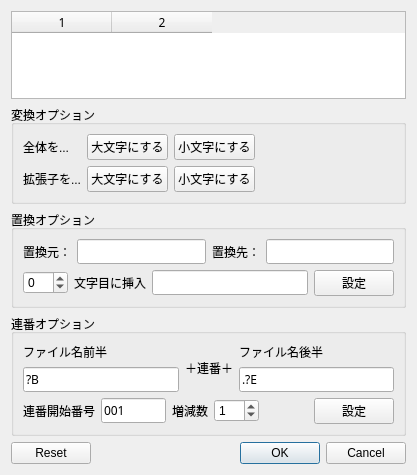
<?xml version="1.0" encoding="UTF-8"?>
<ui version="4.0">
 <class>RenameMultiDialog</class>
 <widget class="QDialog" name="RenameMultiDialog">
  <property name="geometry">
   <rect>
    <x>0</x>
    <y>0</y>
    <width>417</width>
    <height>475</height>
   </rect>
  </property>
  <property name="windowTitle">
   <string>ファイル名の一括変更</string>
  </property>
  <layout class="QVBoxLayout" name="verticalLayout_3">
   <item>
    <widget class="QTableWidget" name="tableWidget">
     <property name="font">
      <font>
       <family>ＭＳ ゴシック</family>
      </font>
     </property>
     <property name="showGrid">
      <bool>false</bool>
     </property>
     <property name="wordWrap">
      <bool>false</bool>
     </property>
     <property name="columnCount">
      <number>2</number>
     </property>
     <attribute name="horizontalHeaderHighlightSections">
      <bool>false</bool>
     </attribute>
     <attribute name="verticalHeaderVisible">
      <bool>false</bool>
     </attribute>
     <column/>
     <column/>
    </widget>
   </item>
   <item>
    <widget class="QGroupBox" name="groupBox">
     <property name="sizePolicy">
      <sizepolicy hsizetype="Preferred" vsizetype="Fixed">
       <horstretch>0</horstretch>
       <verstretch>0</verstretch>
      </sizepolicy>
     </property>
     <property name="title">
      <string>変換オプション</string>
     </property>
     <layout class="QFormLayout" name="formLayout_3">
      <item row="0" column="0">
       <layout class="QFormLayout" name="formLayout">
        <item row="0" column="0">
         <widget class="QLabel" name="label_3">
          <property name="text">
           <string>全体を...</string>
          </property>
         </widget>
        </item>
        <item row="0" column="1">
         <layout class="QHBoxLayout" name="horizontalLayout_3">
          <item>
           <widget class="QPushButton" name="btn_UpperAll">
            <property name="sizePolicy">
             <sizepolicy hsizetype="Fixed" vsizetype="Fixed">
              <horstretch>0</horstretch>
              <verstretch>0</verstretch>
             </sizepolicy>
            </property>
            <property name="text">
             <string>大文字にする</string>
            </property>
           </widget>
          </item>
          <item>
           <widget class="QPushButton" name="btn_LowerAll">
            <property name="sizePolicy">
             <sizepolicy hsizetype="Fixed" vsizetype="Fixed">
              <horstretch>0</horstretch>
              <verstretch>0</verstretch>
             </sizepolicy>
            </property>
            <property name="text">
             <string>小文字にする</string>
            </property>
           </widget>
          </item>
         </layout>
        </item>
        <item row="1" column="0">
         <widget class="QLabel" name="label_4">
          <property name="text">
           <string>拡張子を...</string>
          </property>
         </widget>
        </item>
        <item row="1" column="1">
         <layout class="QHBoxLayout" name="horizontalLayout_4">
          <item>
           <widget class="QPushButton" name="btn_UpperExt">
            <property name="sizePolicy">
             <sizepolicy hsizetype="Fixed" vsizetype="Fixed">
              <horstretch>0</horstretch>
              <verstretch>0</verstretch>
             </sizepolicy>
            </property>
            <property name="text">
             <string>大文字にする</string>
            </property>
           </widget>
          </item>
          <item>
           <widget class="QPushButton" name="btn_LowerExt">
            <property name="sizePolicy">
             <sizepolicy hsizetype="Fixed" vsizetype="Fixed">
              <horstretch>0</horstretch>
              <verstretch>0</verstretch>
             </sizepolicy>
            </property>
            <property name="text">
             <string>小文字にする</string>
            </property>
           </widget>
          </item>
         </layout>
        </item>
       </layout>
      </item>
     </layout>
    </widget>
   </item>
   <item>
    <widget class="QGroupBox" name="groupBox_2">
     <property name="sizePolicy">
      <sizepolicy hsizetype="Preferred" vsizetype="Fixed">
       <horstretch>0</horstretch>
       <verstretch>0</verstretch>
      </sizepolicy>
     </property>
     <property name="title">
      <string>置換オプション</string>
     </property>
     <layout class="QVBoxLayout" name="verticalLayout_4">
      <item>
       <layout class="QHBoxLayout" name="horizontalLayout_5">
        <item>
         <layout class="QHBoxLayout" name="horizontalLayout_2">
          <item>
           <widget class="QLabel" name="label_2">
            <property name="text">
             <string>置換元：</string>
            </property>
           </widget>
          </item>
          <item>
           <widget class="QLineEdit" name="replaceFrom">
            <property name="font">
             <font>
              <family>ＭＳ ゴシック</family>
             </font>
            </property>
           </widget>
          </item>
         </layout>
        </item>
        <item>
         <layout class="QHBoxLayout" name="horizontalLayout">
          <item>
           <widget class="QLabel" name="label">
            <property name="text">
             <string>置換先：</string>
            </property>
           </widget>
          </item>
          <item>
           <widget class="QLineEdit" name="replaceTo">
            <property name="font">
             <font>
              <family>ＭＳ ゴシック</family>
             </font>
            </property>
           </widget>
          </item>
         </layout>
        </item>
       </layout>
      </item>
      <item>
       <layout class="QHBoxLayout" name="horizontalLayout_9">
        <item>
         <widget class="QSpinBox" name="insertPos">
          <property name="minimum">
           <number>-99</number>
          </property>
          <property name="value">
           <number>0</number>
          </property>
         </widget>
        </item>
        <item>
         <layout class="QHBoxLayout" name="horizontalLayout_6">
          <item>
           <widget class="QLabel" name="label_5">
            <property name="text">
             <string>文字目に挿入</string>
            </property>
           </widget>
          </item>
          <item>
           <widget class="QLineEdit" name="insertText">
            <property name="font">
             <font>
              <family>ＭＳ ゴシック</family>
             </font>
            </property>
           </widget>
          </item>
         </layout>
        </item>
        <item>
         <widget class="QPushButton" name="replaceExec">
          <property name="sizePolicy">
           <sizepolicy hsizetype="Fixed" vsizetype="Fixed">
            <horstretch>0</horstretch>
            <verstretch>0</verstretch>
           </sizepolicy>
          </property>
          <property name="text">
           <string>設定</string>
          </property>
         </widget>
        </item>
       </layout>
      </item>
     </layout>
    </widget>
   </item>
   <item>
    <widget class="QGroupBox" name="groupBox_3">
     <property name="sizePolicy">
      <sizepolicy hsizetype="Preferred" vsizetype="Fixed">
       <horstretch>0</horstretch>
       <verstretch>0</verstretch>
      </sizepolicy>
     </property>
     <property name="title">
      <string>連番オプション</string>
     </property>
     <layout class="QVBoxLayout" name="verticalLayout_5">
      <item>
       <layout class="QHBoxLayout" name="horizontalLayout_7">
        <item>
         <layout class="QVBoxLayout" name="verticalLayout">
          <item>
           <widget class="QLabel" name="label_6">
            <property name="text">
             <string>ファイル名前半</string>
            </property>
           </widget>
          </item>
          <item>
           <widget class="QLineEdit" name="numberFirst">
            <property name="font">
             <font>
              <family>ＭＳ ゴシック</family>
             </font>
            </property>
            <property name="text">
             <string>?B</string>
            </property>
           </widget>
          </item>
         </layout>
        </item>
        <item>
         <widget class="QLabel" name="label_7">
          <property name="text">
           <string>＋連番＋</string>
          </property>
         </widget>
        </item>
        <item>
         <layout class="QVBoxLayout" name="verticalLayout_2">
          <item>
           <widget class="QLabel" name="label_8">
            <property name="text">
             <string>ファイル名後半</string>
            </property>
           </widget>
          </item>
          <item>
           <widget class="QLineEdit" name="numberLast">
            <property name="font">
             <font>
              <family>ＭＳ ゴシック</family>
             </font>
            </property>
            <property name="text">
             <string>.?E</string>
            </property>
           </widget>
          </item>
         </layout>
        </item>
       </layout>
      </item>
      <item>
       <layout class="QHBoxLayout" name="horizontalLayout_8">
        <item>
         <widget class="QLabel" name="label_9">
          <property name="text">
           <string>連番開始番号</string>
          </property>
         </widget>
        </item>
        <item>
         <widget class="QLineEdit" name="numberStart">
          <property name="sizePolicy">
           <sizepolicy hsizetype="Fixed" vsizetype="Fixed">
            <horstretch>0</horstretch>
            <verstretch>0</verstretch>
           </sizepolicy>
          </property>
          <property name="minimumSize">
           <size>
            <width>65</width>
            <height>0</height>
           </size>
          </property>
          <property name="maximumSize">
           <size>
            <width>65</width>
            <height>16777215</height>
           </size>
          </property>
          <property name="font">
           <font>
            <family>ＭＳ ゴシック</family>
           </font>
          </property>
          <property name="text">
           <string>001</string>
          </property>
         </widget>
        </item>
        <item>
         <widget class="QLabel" name="label_10">
          <property name="text">
           <string>増減数</string>
          </property>
         </widget>
        </item>
        <item>
         <widget class="QSpinBox" name="numberStep">
          <property name="minimum">
           <number>-99</number>
          </property>
          <property name="value">
           <number>1</number>
          </property>
         </widget>
        </item>
        <item>
         <spacer name="horizontalSpacer">
          <property name="orientation">
           <enum>Qt::Horizontal</enum>
          </property>
          <property name="sizeHint" stdset="0">
           <size>
            <width>40</width>
            <height>20</height>
           </size>
          </property>
         </spacer>
        </item>
        <item>
         <widget class="QPushButton" name="numberExec">
          <property name="sizePolicy">
           <sizepolicy hsizetype="Fixed" vsizetype="Fixed">
            <horstretch>0</horstretch>
            <verstretch>0</verstretch>
           </sizepolicy>
          </property>
          <property name="text">
           <string>設定</string>
          </property>
         </widget>
        </item>
       </layout>
      </item>
     </layout>
    </widget>
   </item>
   <item>
    <widget class="QDialogButtonBox" name="buttonBox">
     <property name="orientation">
      <enum>Qt::Horizontal</enum>
     </property>
     <property name="standardButtons">
      <set>QDialogButtonBox::Cancel|QDialogButtonBox::Ok|QDialogButtonBox::Reset</set>
     </property>
    </widget>
   </item>
  </layout>
 </widget>
 <tabstops>
  <tabstop>tableWidget</tabstop>
  <tabstop>btn_UpperAll</tabstop>
  <tabstop>btn_LowerAll</tabstop>
  <tabstop>btn_UpperExt</tabstop>
  <tabstop>btn_LowerExt</tabstop>
  <tabstop>replaceFrom</tabstop>
  <tabstop>replaceTo</tabstop>
  <tabstop>insertPos</tabstop>
  <tabstop>insertText</tabstop>
  <tabstop>replaceExec</tabstop>
  <tabstop>numberFirst</tabstop>
  <tabstop>numberLast</tabstop>
  <tabstop>numberStart</tabstop>
  <tabstop>numberStep</tabstop>
  <tabstop>numberExec</tabstop>
 </tabstops>
 <resources/>
 <connections>
  <connection>
   <sender>buttonBox</sender>
   <signal>accepted()</signal>
   <receiver>RenameMultiDialog</receiver>
   <slot>accept()</slot>
   <hints>
    <hint type="sourcelabel">
     <x>248</x>
     <y>254</y>
    </hint>
    <hint type="destinationlabel">
     <x>157</x>
     <y>274</y>
    </hint>
   </hints>
  </connection>
  <connection>
   <sender>buttonBox</sender>
   <signal>rejected()</signal>
   <receiver>RenameMultiDialog</receiver>
   <slot>reject()</slot>
   <hints>
    <hint type="sourcelabel">
     <x>316</x>
     <y>260</y>
    </hint>
    <hint type="destinationlabel">
     <x>286</x>
     <y>274</y>
    </hint>
   </hints>
  </connection>
 </connections>
</ui>
